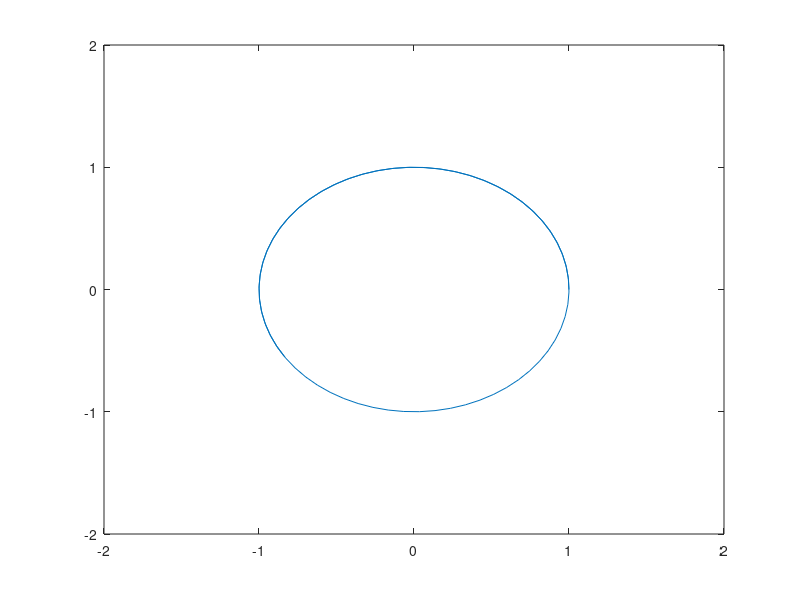

Here is the MATLAB script that generated this plot:

r=1;
% th = 0:pi/50:2*pi;
t = linspace(0, 10,100);
xunit = r * cos(t) + 0;
yunit = r * sin(t) + 0;
h = plot(xunit, yunit);
axis([-2 2 -2 2])